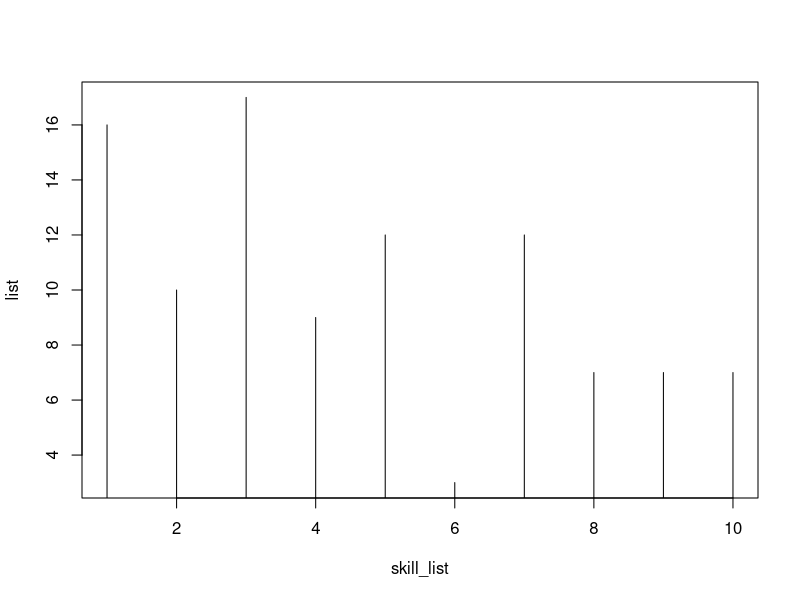
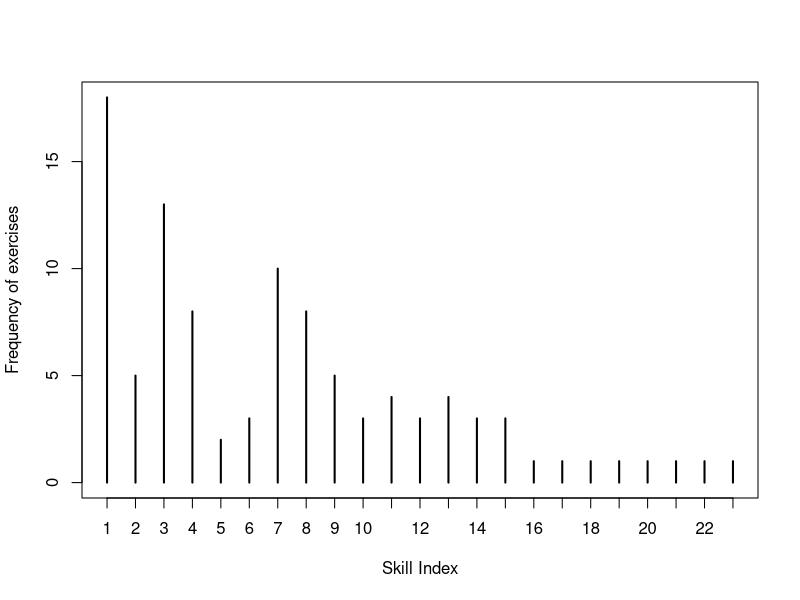
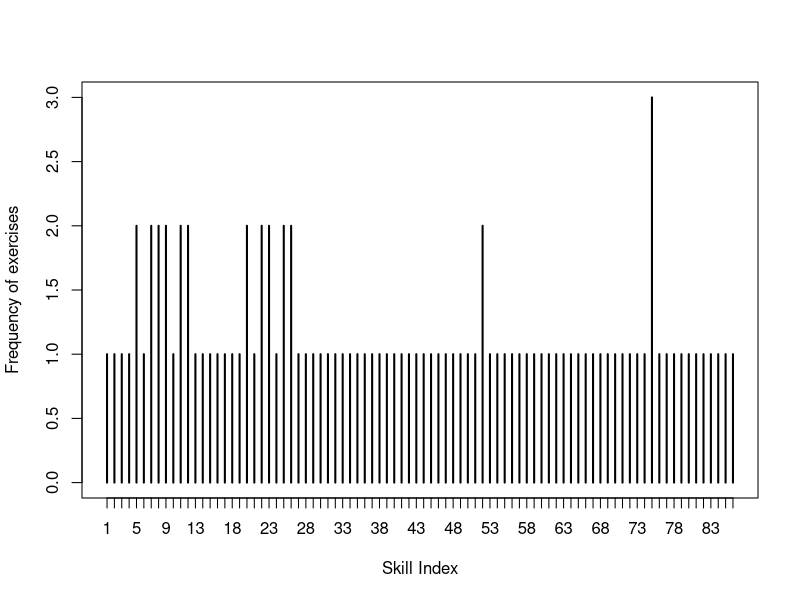
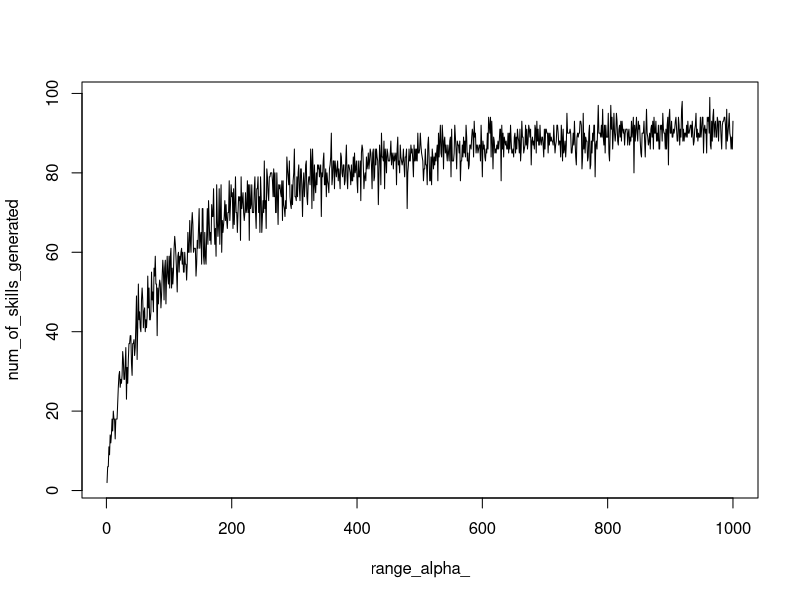
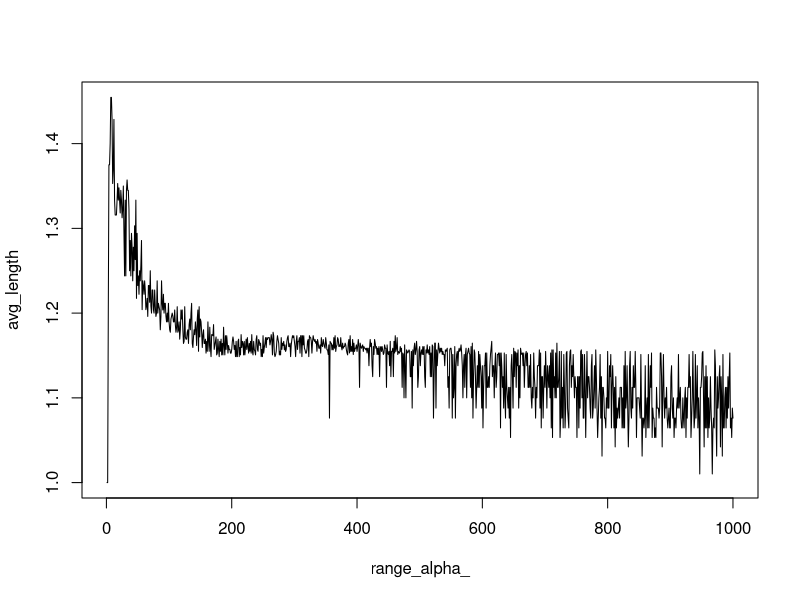

Recreate these plots in R, in order. (Note: a time limit stopped this script after it produced the figures.)
#weighted chinese restaurant process

#exercise-skill affiliation dummy data

num_of_skills = 10
num_of_exercises = 100
index <- c()
for(i in 1:num_of_exercises){
  index=append(index,sample(1:num_of_skills,1))
}
k=1
c=c()
for(j in 1:num_of_exercises){
  
  for(i in 1:num_of_skills){
    if(i==index[k]){
      c=append(c,1)
    }else{
      c=append(c,0)
    }
  }
  k=k+1
}

dummy_data_matrix <- matrix(c,nrow=num_of_exercises,ncol=num_of_skills, byrow = TRUE)

#dummy data ready
#columns represent each skill, and rows represents exercise

#base distribution(generated from uniform random)
skill_list <- c(1:10)
list = c()
for(i in 1:ncol(dummy_data_matrix)){
  list = append(list, sum(dummy_data_matrix[,i]))
}

plot(skill_list, list, type = "h")

crp = function(data, alpha) {
  
  table <- c(1)
  next_table = 2
  for (i in 2:num_of_exercises) {
    if (runif(1,0,1) < alpha / (alpha + (length(table)))) {
      # Customer sits at new table
      table <- c(table, next_table)
      next_table=next_table+1
    } else {
      # Customer sits at an existing table.
      select_table <- which_table(data,table)
      table <- c(table, select_table)
    }
  }
  table
}
#define probability distribution for table(skill) assignment

which_table <- function(data,new_skill){
  
  probs = c()
  prior_skill <- which(data[length(new_skill)+1,]==1)
  for(l in 1:length(unique(new_skill))){

    indices = which(unique(new_skill)[l] == new_skill)
    
    cond_dist_skill <- vector(mode="numeric", length=num_of_skills)
    for(m in indices){
    cond_dist_skill[which(dummy_data_matrix[m,]==1)] <- cond_dist_skill[which(dummy_data_matrix[m,]==1)]
                                                           + 1
    }
    cond_dist_skill <- (1-B)^(-cond_dist_skill)
    softmax_vector <- cond_dist_skill/sum(cond_dist_skill)
    softmax <- softmax_vector[prior_skill]
    
    proportional_value <- length(indices)*(1+B*(softmax-1))            #DEFINE HERE
    probs = append(probs, proportional_value)
  }
  if(sum(probs) !=0)
    probs=probs/sum(probs)
  
  if(length(probs)>1)
    return(sample(x = unique(new_skill), size = 1, prob = probs, replace=T))
  else
    return(unique(new_skill)) #returns table "1" if only that table is available
}

#Resulting distribution
B=0.5
alpha_ = 10
alpha = (alpha_)*(1-B)
v = crp(dummy_data_matrix, alpha)

plot(
  table( v )
  ,xlab="Skill Index", ylab="Frequency of exercises"
)

#EFFECT OF alpha_ ON FINAL DISTRIBUTION
#as we increase value of alpha, wcrp will tend towards to our base distribution, which is uniform random
alpha_ = 500
alpha = (alpha_)*(1-B)
v = crp(dummy_data_matrix, alpha)

plot(
  table( v )
  ,xlab="Skill Index", ylab="Frequency of exercises"
)

#effect of alpha_ on number of clusters generated
num_of_skills_generated = c()
range_alpha_ = c(1:1000)
for(alpha_ in  range_alpha_){
  alpha = (alpha_)*(1-B)
  crp_for_plot = crp(dummy_data_matrix, alpha)
  num_of_skills_generated[alpha_] = length(unique(crp_for_plot))
}

plot(range_alpha_, num_of_skills_generated, type = "l")
#similar to log(n) distribution 

#effect of alpha_ on average number of exercises in each skill(cluster)
range_alpha_ = c(1:1000)
avg_length=c()
for(alpha_ in  range_alpha_){
  alpha = (alpha_)*(1-B)
  crp_for_plot = crp(dummy_data_matrix, alpha)
  
  z=c()
  for(i in 1:length(unique(crp_for_plot))){
    u=c()
    indexes <- which(unique(crp_for_plot)[i] == v)
    for(m in indexes){
      u= append(u,which(dummy_data_matrix[m,] == 1))
    }
    z[[i]] = table(u)/length(u)
    z=as.list(z)
  }
  length=0
  for(i in 1:length(z)){
    length = length+length(z[[i]])
  }
  avg_length=append(avg_length,length/length(z))
}

plot(range_alpha_, avg_length, type = "l")
#similar to e^(-n) distribution

#Exchangeable property

index_i=29   #random index1
index_j=39  #random index2
count=0
alpha=1
for(i in 1:1000){
  a = crp(dummy_data_matrix, alpha)
  b = crp(dummy_data_matrix, alpha)
  if(a[index_i] == a[index_j]){
    count=count+1
  }
}
count/1000
#probability of 2 exercises being in a same cluster remains same irrespective of index
